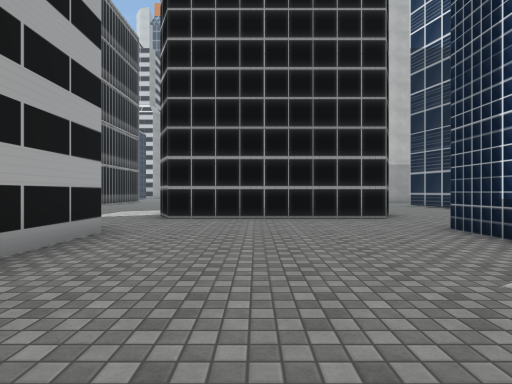
[1] (above)

24 first-person views from a walk through a Unity game level. The camera is 1.3 m above the floor, looks level and sees 80° across. The floor is counted in squares, 2 m on a side. Each view is taken from the middle of a square. On the plan, view 1 faces up. The plan holds only what a view shows up to about 10 squares ahead; the rest is blank. The place goes on beyond the plan. Some surface patterns are stand-ins.

[2]
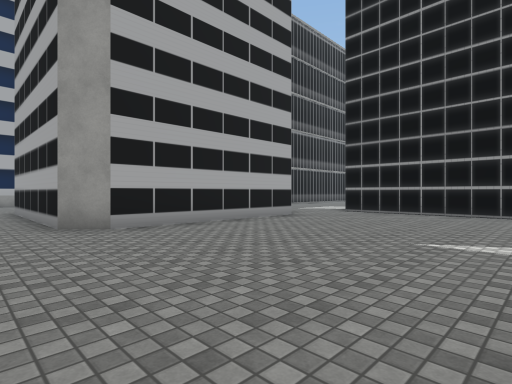

[3]
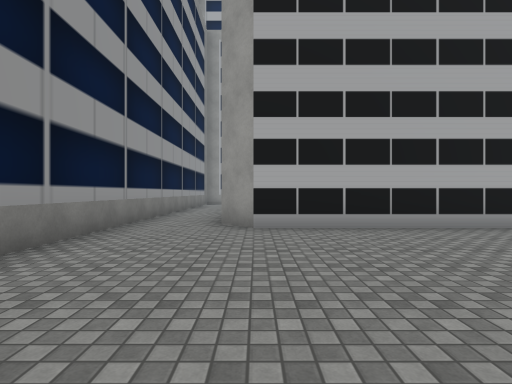

[4]
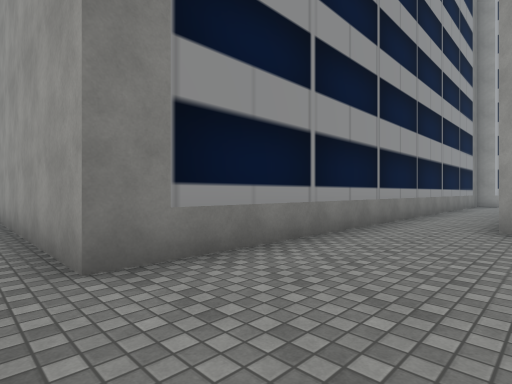

[5]
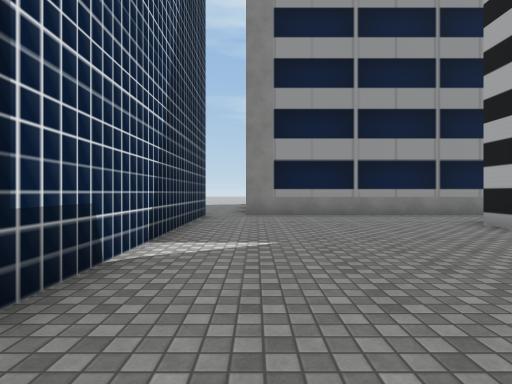

[6]
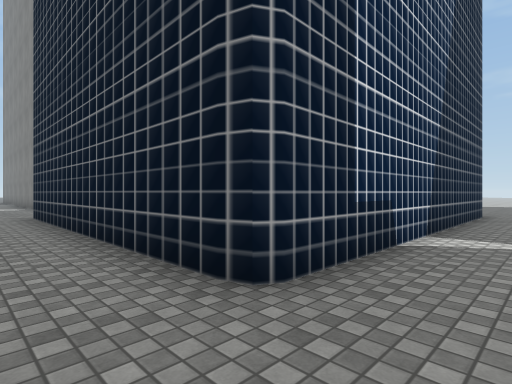

[7]
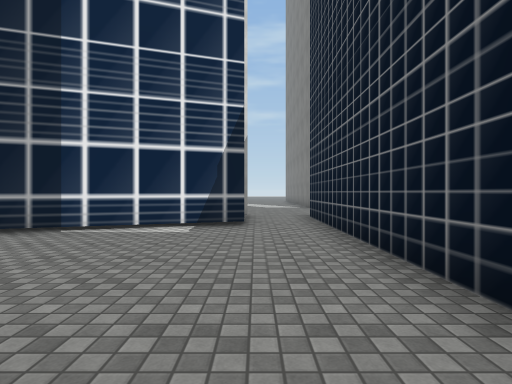

[8]
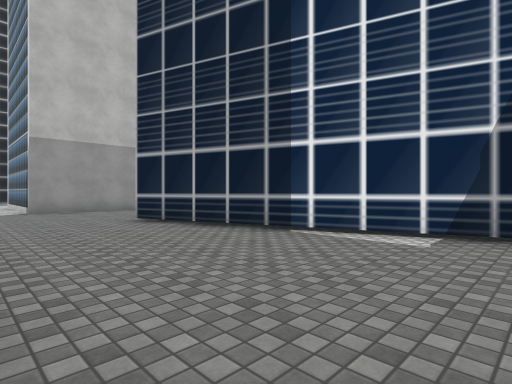

[9]
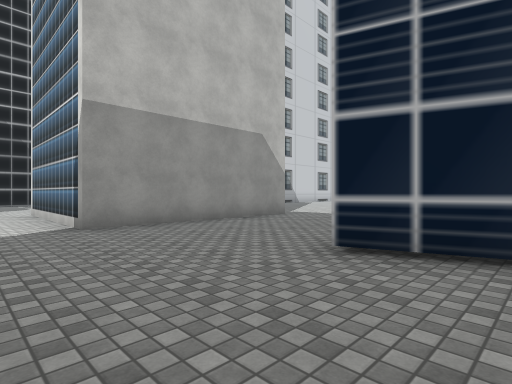

[10]
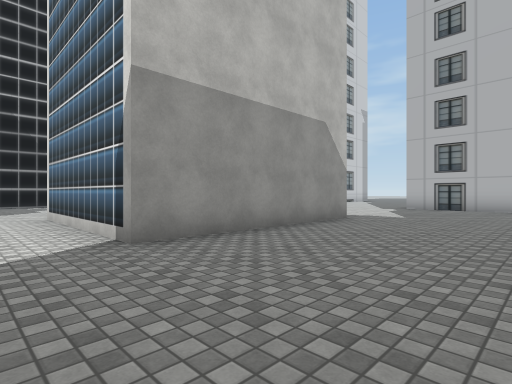

[11]
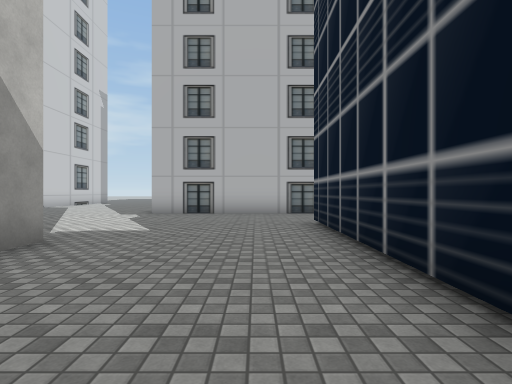

[12]
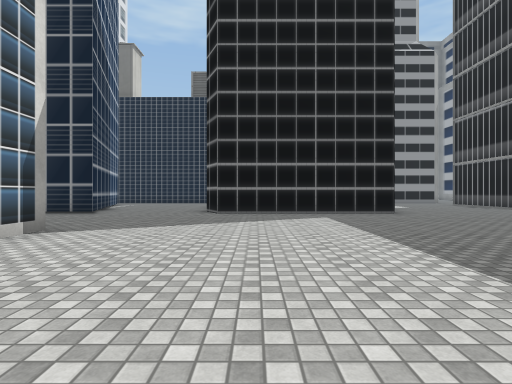

[13]
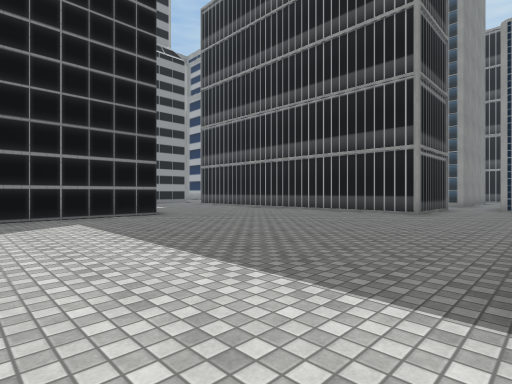

[14]
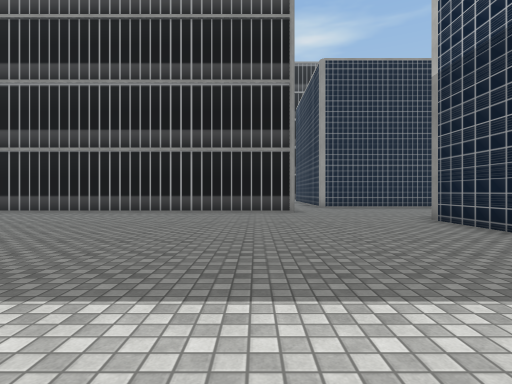

[15]
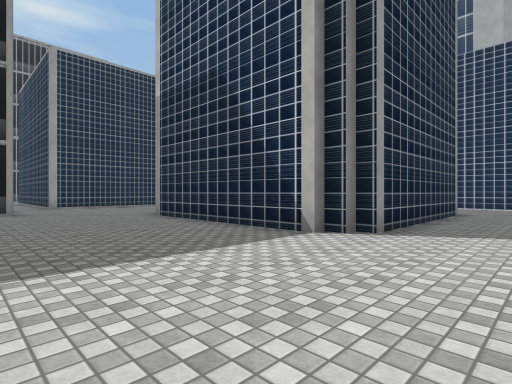

[16]
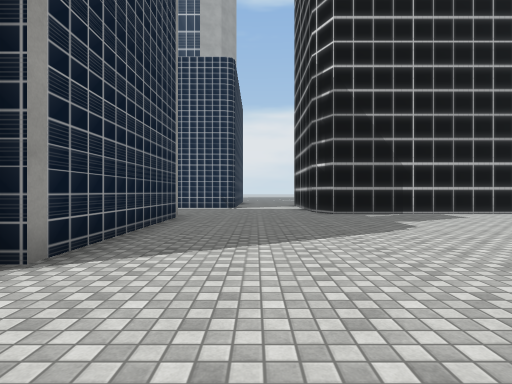

[17]
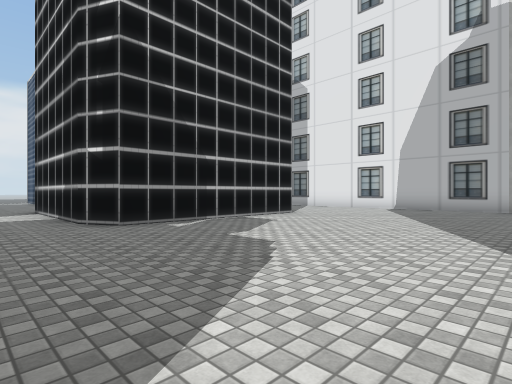

[18]
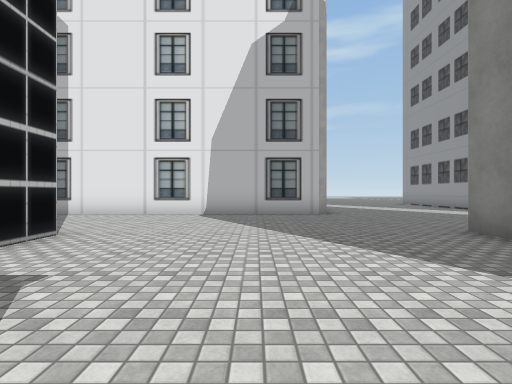

[19]
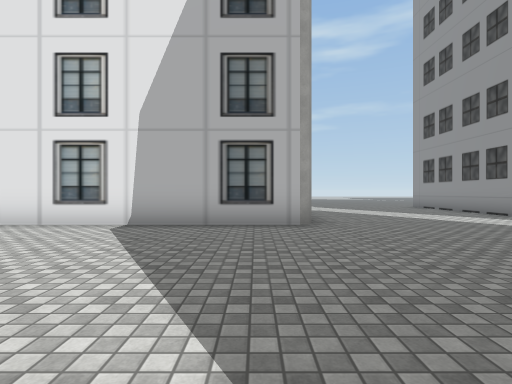

[20]
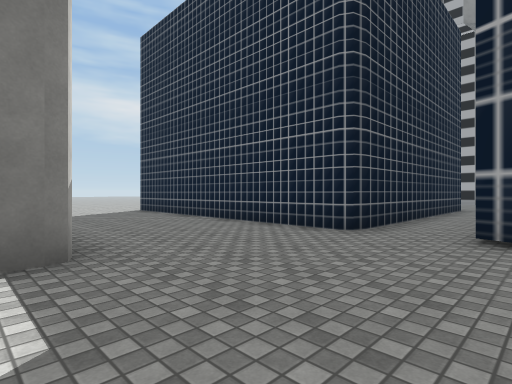

[21]
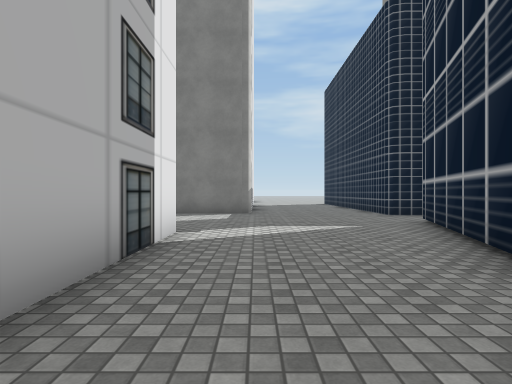

[22]
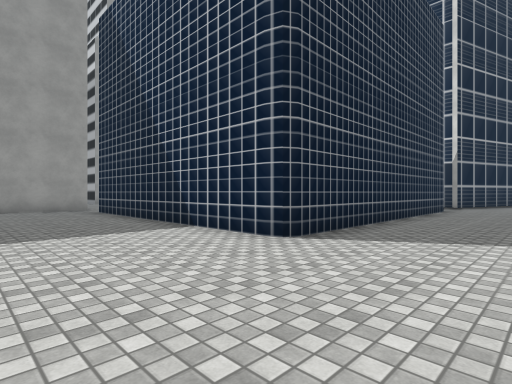

[23]
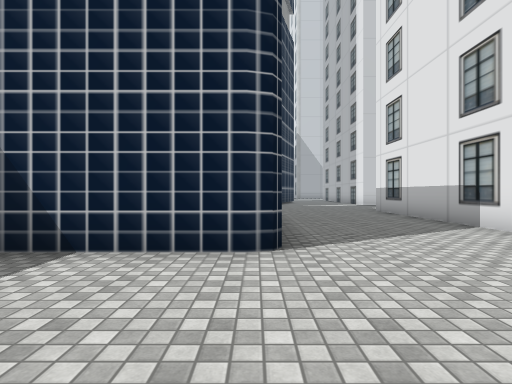

[24]
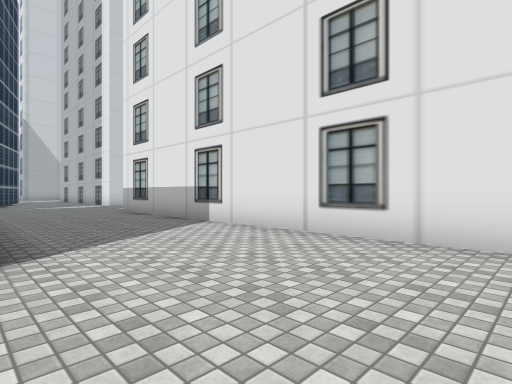

### Floor plan
Points are (right, up) in squares from view 1. A wall is a line through its corners. A room is listed if a view was taken in it or the views show most of it. See-through windows are left out.
Room 1 (views 1, 2, 3, 4, 5, 6)
walls: (-2.5, 5) (-2.5, 0) (-3.2, -0.7) (-8.1, -0.7); (3.4, -2.5) (3.4, 5.5); (3.2, 7.4) (-2.1, 7.4); (-8.5, -2.6) (2.3, -2.6)
ways out: opening at (-3.5, 6.5) to room 2; opening at (3, -3) to room 2; opening at (3.5, 6.5) to room 2
Room 2 (views 7, 8, 9, 10, 11, 12, 13, 14, 15, 16, 17, 18, 19, 20, 21, 22, 23, 24)
walls: (-2.2, 13.8) (3.2, 13.8) (3.5, 13); (3.5, 8.1) (3.2, 7.4); (0.2, 22.1) (-5.1, 22.1); (0.6, 22.4) (0.1, 22.4); (-2.1, 7.4) (-2.6, 8.3); (11.1, 17.8) (5.6, 17.8) (5.6, 22.5); (3.8, 5.6) (11, 5.6); (3.4, 5.5) (3.9, 5.6); (-7.4, 19.1) (-7.4, 10.1); (9.1, 7.2) (6.9, 13.8) (13.5, 13.8); (10.1, 22.5) (11, 22.5); (12.6, 11.2) (11.3, 7.2); (-9.2, 19.1) (-7.8, 19.1); (1, 28.1) (1, 22.7) (0.5, 22.7); (11.3, 5.4) (11.3, -2.5); (16.3, 9) (16.3, 18.2); (15.1, 24.1) (15.1, 30.5); (10.6, 29) (5.3, 29) (4.8, 30) (4.8, 30.5); (15.4, 4.8) (17.5, 4.8); (2.3, -2.6) (2.3, -6.5); (11, -2.7) (3.8, -2.7); (15.1, -5.8) (15.1, 4)
ways out: opening at (-3.5, 6.5) to room 1; opening at (3, -3) to room 1; opening at (3.5, 6.5) to room 1

Positions as (right, up) in squares from view 1, and headings:
1: (0, 0), facing up
2: (3, -2), facing up-left
3: (3, 0), facing left
4: (3, 0), facing down-left
5: (2, 6), facing down
6: (2, 7), facing down-right
7: (3, 7), facing right
8: (4, 7), facing up-right
9: (4, 12), facing up-right
10: (4, 14), facing up-right
11: (7, 15), facing right
12: (2, 23), facing down
13: (2, 22), facing down-left
14: (2, 18), facing left
15: (3, 18), facing up-left
16: (3, 20), facing up
17: (3, 23), facing up-right
18: (6, 26), facing right
19: (9, 25), facing right
20: (16, 8), facing down-left
21: (15, 14), facing down
22: (14, -6), facing up-left
23: (11, -6), facing up
24: (11, -6), facing up-right
